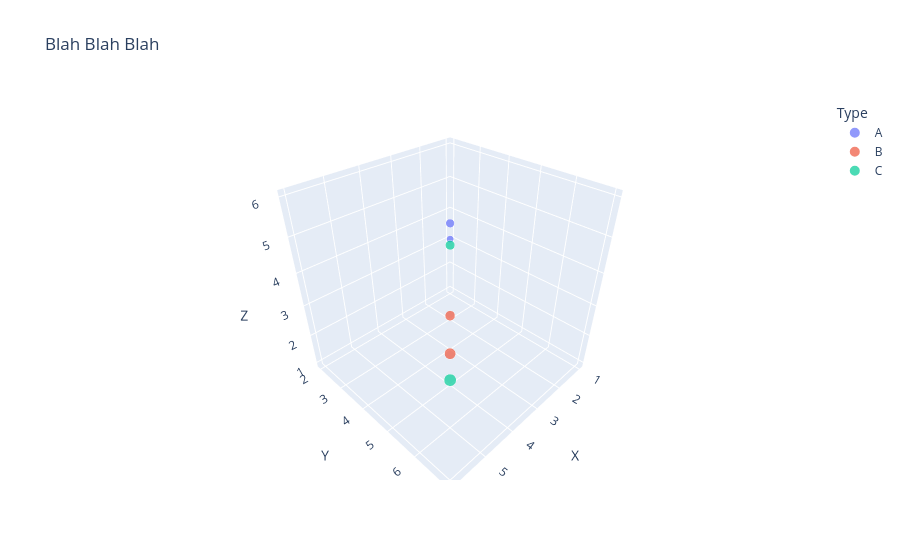

Notebook code cell kept with this figure:
### Code cell
px.scatter_3d(df_space,x="X",y="Y",z="Z",color="Type",size="Magnitude",title="Blah Blah Blah")

### Figure 1 — Plotly figure (JSON) as saved in the notebook; plotly's stock layout.template omitted (floating-point values rounded to 4 significant figures)
{"data": [{"hovertemplate": "Type=A<br>X=%{x}<br>Y=%{y}<br>Z=%{z}<br>Magnitude=%{marker.size}<extra></extra>", "legendgroup": "A", "marker": {"color": "#636efa", "size": [10, 15], "sizemode": "area", "sizeref": 0.075, "symbol": "circle"}, "mode": "markers", "name": "A", "scene": "scene", "showlegend": true, "type": "scatter3d", "x": [1, 3], "y": [2, 4], "z": [3, 5]}, {"hovertemplate": "Type=B<br>X=%{x}<br>Y=%{y}<br>Z=%{z}<br>Magnitude=%{marker.size}<extra></extra>", "legendgroup": "B", "marker": {"color": "#EF553B", "size": [20, 25], "sizemode": "area", "sizeref": 0.075, "symbol": "circle"}, "mode": "markers", "name": "B", "scene": "scene", "showlegend": true, "type": "scatter3d", "x": [2, 4], "y": [3, 5], "z": [1, 2]}, {"hovertemplate": "Type=C<br>X=%{x}<br>Y=%{y}<br>Z=%{z}<br>Magnitude=%{marker.size}<extra></extra>", "legendgroup": "C", "marker": {"color": "#00cc96", "size": [18, 30], "sizemode": "area", "sizeref": 0.075, "symbol": "circle"}, "mode": "markers", "name": "C", "scene": "scene", "showlegend": true, "type": "scatter3d", "x": [5, 6], "y": [6, 7], "z": [6, 4]}], "layout": {"legend": {"itemsizing": "constant", "title": {"text": "Type"}, "tracegroupgap": 0}, "scene": {"domain": {"x": [0, 1], "y": [0, 1]}, "xaxis": {"title": {"text": "X"}}, "yaxis": {"title": {"text": "Y"}}, "zaxis": {"title": {"text": "Z"}}}, "title": {"text": "Blah Blah Blah"}}}
